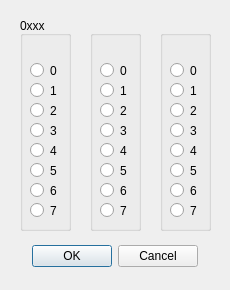
<?xml version="1.0" encoding="UTF-8"?>
<ui version="4.0">
 <class>OctalDialog</class>
 <widget class="QDialog" name="OctalDialog">
  <property name="geometry">
   <rect>
    <x>0</x>
    <y>0</y>
    <width>230</width>
    <height>290</height>
   </rect>
  </property>
  <property name="windowTitle">
   <string>Dialog</string>
  </property>
  <widget class="QDialogButtonBox" name="buttonBox">
   <property name="geometry">
    <rect>
     <x>27</x>
     <y>240</y>
     <width>171</width>
     <height>32</height>
    </rect>
   </property>
   <property name="orientation">
    <enum>Qt::Horizontal</enum>
   </property>
   <property name="standardButtons">
    <set>QDialogButtonBox::Cancel|QDialogButtonBox::Ok</set>
   </property>
  </widget>
  <widget class="QGroupBox" name="grpBox3">
   <property name="geometry">
    <rect>
     <x>20</x>
     <y>30</y>
     <width>51</width>
     <height>201</height>
    </rect>
   </property>
   <property name="title">
    <string/>
   </property>
   <widget class="QRadioButton" name="rb0">
    <property name="geometry">
     <rect>
      <x>10</x>
      <y>30</y>
      <width>41</width>
      <height>21</height>
     </rect>
    </property>
    <property name="text">
     <string>0</string>
    </property>
   </widget>
   <widget class="QRadioButton" name="rb1">
    <property name="geometry">
     <rect>
      <x>10</x>
      <y>50</y>
      <width>41</width>
      <height>21</height>
     </rect>
    </property>
    <property name="text">
     <string>1</string>
    </property>
   </widget>
   <widget class="QRadioButton" name="rb2">
    <property name="geometry">
     <rect>
      <x>10</x>
      <y>70</y>
      <width>41</width>
      <height>21</height>
     </rect>
    </property>
    <property name="text">
     <string>2</string>
    </property>
   </widget>
   <widget class="QRadioButton" name="rb3">
    <property name="geometry">
     <rect>
      <x>10</x>
      <y>90</y>
      <width>41</width>
      <height>21</height>
     </rect>
    </property>
    <property name="text">
     <string>3</string>
    </property>
   </widget>
   <widget class="QRadioButton" name="rb4">
    <property name="geometry">
     <rect>
      <x>10</x>
      <y>110</y>
      <width>41</width>
      <height>21</height>
     </rect>
    </property>
    <property name="text">
     <string>4</string>
    </property>
   </widget>
   <widget class="QRadioButton" name="rb5">
    <property name="geometry">
     <rect>
      <x>10</x>
      <y>130</y>
      <width>41</width>
      <height>21</height>
     </rect>
    </property>
    <property name="text">
     <string>5</string>
    </property>
   </widget>
   <widget class="QRadioButton" name="rb6">
    <property name="geometry">
     <rect>
      <x>10</x>
      <y>150</y>
      <width>41</width>
      <height>21</height>
     </rect>
    </property>
    <property name="text">
     <string>6</string>
    </property>
   </widget>
   <widget class="QRadioButton" name="rb7">
    <property name="geometry">
     <rect>
      <x>10</x>
      <y>170</y>
      <width>41</width>
      <height>21</height>
     </rect>
    </property>
    <property name="text">
     <string>7</string>
    </property>
   </widget>
  </widget>
  <widget class="QGroupBox" name="grpBox2">
   <property name="geometry">
    <rect>
     <x>90</x>
     <y>30</y>
     <width>51</width>
     <height>201</height>
    </rect>
   </property>
   <property name="title">
    <string/>
   </property>
   <widget class="QRadioButton" name="rb0_8">
    <property name="geometry">
     <rect>
      <x>10</x>
      <y>30</y>
      <width>41</width>
      <height>21</height>
     </rect>
    </property>
    <property name="text">
     <string>0</string>
    </property>
   </widget>
   <widget class="QRadioButton" name="rb2_8">
    <property name="geometry">
     <rect>
      <x>10</x>
      <y>70</y>
      <width>41</width>
      <height>21</height>
     </rect>
    </property>
    <property name="text">
     <string>2</string>
    </property>
   </widget>
   <widget class="QRadioButton" name="rb4_8">
    <property name="geometry">
     <rect>
      <x>10</x>
      <y>110</y>
      <width>41</width>
      <height>21</height>
     </rect>
    </property>
    <property name="text">
     <string>4</string>
    </property>
   </widget>
   <widget class="QRadioButton" name="rb6_8">
    <property name="geometry">
     <rect>
      <x>10</x>
      <y>150</y>
      <width>41</width>
      <height>21</height>
     </rect>
    </property>
    <property name="text">
     <string>6</string>
    </property>
   </widget>
   <widget class="QRadioButton" name="rb5_8">
    <property name="geometry">
     <rect>
      <x>10</x>
      <y>130</y>
      <width>41</width>
      <height>21</height>
     </rect>
    </property>
    <property name="text">
     <string>5</string>
    </property>
   </widget>
   <widget class="QRadioButton" name="rb1_8">
    <property name="geometry">
     <rect>
      <x>10</x>
      <y>50</y>
      <width>41</width>
      <height>21</height>
     </rect>
    </property>
    <property name="text">
     <string>1</string>
    </property>
   </widget>
   <widget class="QRadioButton" name="rb3_8">
    <property name="geometry">
     <rect>
      <x>10</x>
      <y>90</y>
      <width>41</width>
      <height>21</height>
     </rect>
    </property>
    <property name="text">
     <string>3</string>
    </property>
   </widget>
   <widget class="QRadioButton" name="rb7_8">
    <property name="geometry">
     <rect>
      <x>10</x>
      <y>170</y>
      <width>41</width>
      <height>21</height>
     </rect>
    </property>
    <property name="text">
     <string>7</string>
    </property>
   </widget>
  </widget>
  <widget class="QGroupBox" name="grpBox1">
   <property name="geometry">
    <rect>
     <x>160</x>
     <y>30</y>
     <width>51</width>
     <height>201</height>
    </rect>
   </property>
   <property name="title">
    <string/>
   </property>
   <widget class="QRadioButton" name="rb0_9">
    <property name="geometry">
     <rect>
      <x>10</x>
      <y>30</y>
      <width>41</width>
      <height>21</height>
     </rect>
    </property>
    <property name="text">
     <string>0</string>
    </property>
   </widget>
   <widget class="QRadioButton" name="rb2_9">
    <property name="geometry">
     <rect>
      <x>10</x>
      <y>70</y>
      <width>41</width>
      <height>21</height>
     </rect>
    </property>
    <property name="text">
     <string>2</string>
    </property>
   </widget>
   <widget class="QRadioButton" name="rb4_9">
    <property name="geometry">
     <rect>
      <x>10</x>
      <y>110</y>
      <width>41</width>
      <height>21</height>
     </rect>
    </property>
    <property name="text">
     <string>4</string>
    </property>
   </widget>
   <widget class="QRadioButton" name="rb6_9">
    <property name="geometry">
     <rect>
      <x>10</x>
      <y>150</y>
      <width>41</width>
      <height>21</height>
     </rect>
    </property>
    <property name="text">
     <string>6</string>
    </property>
   </widget>
   <widget class="QRadioButton" name="rb5_9">
    <property name="geometry">
     <rect>
      <x>10</x>
      <y>130</y>
      <width>41</width>
      <height>21</height>
     </rect>
    </property>
    <property name="text">
     <string>5</string>
    </property>
   </widget>
   <widget class="QRadioButton" name="rb1_9">
    <property name="geometry">
     <rect>
      <x>10</x>
      <y>50</y>
      <width>41</width>
      <height>21</height>
     </rect>
    </property>
    <property name="text">
     <string>1</string>
    </property>
   </widget>
   <widget class="QRadioButton" name="rb3_9">
    <property name="geometry">
     <rect>
      <x>10</x>
      <y>90</y>
      <width>41</width>
      <height>21</height>
     </rect>
    </property>
    <property name="text">
     <string>3</string>
    </property>
   </widget>
   <widget class="QRadioButton" name="rb7_9">
    <property name="geometry">
     <rect>
      <x>10</x>
      <y>170</y>
      <width>41</width>
      <height>21</height>
     </rect>
    </property>
    <property name="text">
     <string>7</string>
    </property>
   </widget>
  </widget>
  <widget class="QLabel" name="label">
   <property name="geometry">
    <rect>
     <x>20</x>
     <y>10</y>
     <width>191</width>
     <height>31</height>
    </rect>
   </property>
   <property name="text">
    <string>0xxx</string>
   </property>
  </widget>
 </widget>
 <resources/>
 <connections>
  <connection>
   <sender>buttonBox</sender>
   <signal>accepted()</signal>
   <receiver>OctalDialog</receiver>
   <slot>accept()</slot>
   <hints>
    <hint type="sourcelabel">
     <x>248</x>
     <y>254</y>
    </hint>
    <hint type="destinationlabel">
     <x>157</x>
     <y>274</y>
    </hint>
   </hints>
  </connection>
  <connection>
   <sender>buttonBox</sender>
   <signal>rejected()</signal>
   <receiver>OctalDialog</receiver>
   <slot>reject()</slot>
   <hints>
    <hint type="sourcelabel">
     <x>316</x>
     <y>260</y>
    </hint>
    <hint type="destinationlabel">
     <x>286</x>
     <y>274</y>
    </hint>
   </hints>
  </connection>
 </connections>
</ui>
